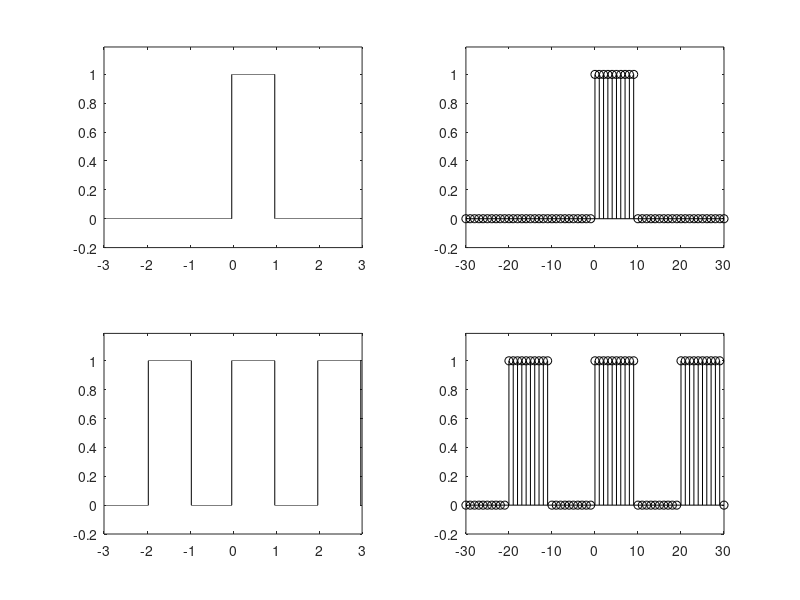
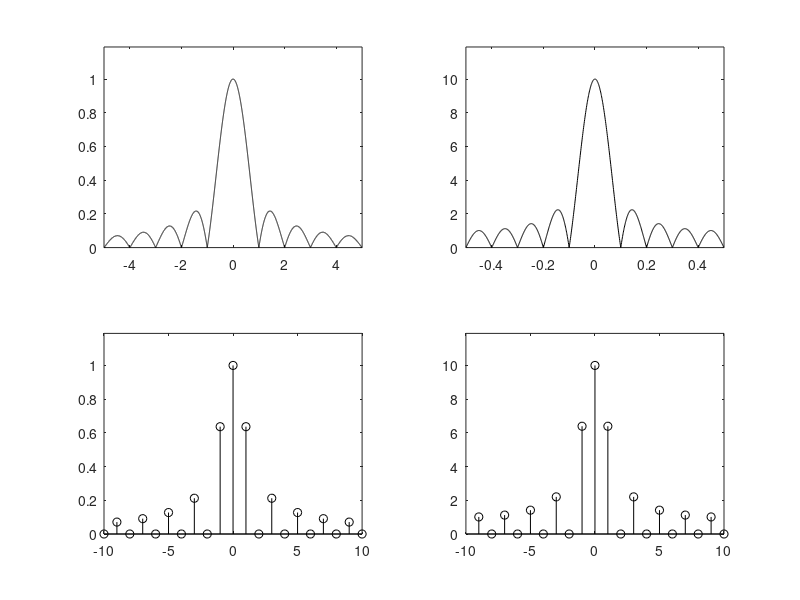

Write MATLAB code to recreate these figures, in order.
clc;clear;close all;

%Signal in Time Domain
%CT Signal
t=-3:0.0001:3;
Wt=1;
xct1=rectpuls(t-0.47,Wt);
xctp=rectpuls(t-2.47,Wt)+rectpuls(t-0.47,Wt)+rectpuls(t+1.47,Wt);
%DT Signal
n=-30:1:30;
Wn=10;
xdt1=rectpuls(n-5,Wn);
xdtp=rectpuls(n-25,Wn)+rectpuls(n-5,Wn)+rectpuls(n+15,Wn);

figure(1)
subplot(2,2,1)
plot(t,xct1,'k')
axis([-3,3,-0.2,1.19])
subplot(2,2,2)
stem(n,xdt1,'k')
axis([-30,30,-0.2,1.19])
subplot(2,2,3)
plot(t,xctp,'k')
axis([-3,3,-0.2,1.19])
subplot(2,2,4)
stem(n,xdtp,'k')
axis([-30,30,-0.2,1.19])

%Signal in Frequency Domain
%CTFT
f1=-5:0.001:5;
Xctft=sin(pi*f1+eps)./(pi*f1+eps);
%CTFS
k1=-10:1:10;
Xctfs=sin(pi*k1/2+eps)./(pi*k1/2+eps);
%DTFT
f2= -0.5:0.001:0.5;
Xdtft=zeros(1,length(f2));
for n=1:length(xdt1)
    Xdtft(1,:)=Xdtft(1,:)+xdt1(n)*exp(-j*2*pi*f2*(n-31));  
end
%DTFS
Xdtfs=zeros(1,20);
k2=1:1:20;
for n=31:1:50
Xdtfs(k2)=Xdtfs(k2)+xdtp(n)*exp(-j*(k2-10)*2*pi*(n-31)/20);
end
k3=k2-10;

figure(2)
subplot(2,2,1)
plot(f1,abs(Xctft),'k')
axis([-5,5,0,1.19])
subplot(2,2,2)
plot(f2,abs(Xdtft),'k')
axis([-0.5,0.5,0,11.9])
subplot(2,2,3)
stem(k1,abs(Xctfs),'k')
axis([-10,10,0,1.19])
subplot(2,2,4)
stem(k3,abs(Xdtfs),'k')
axis([-10,10,0,11.9])















